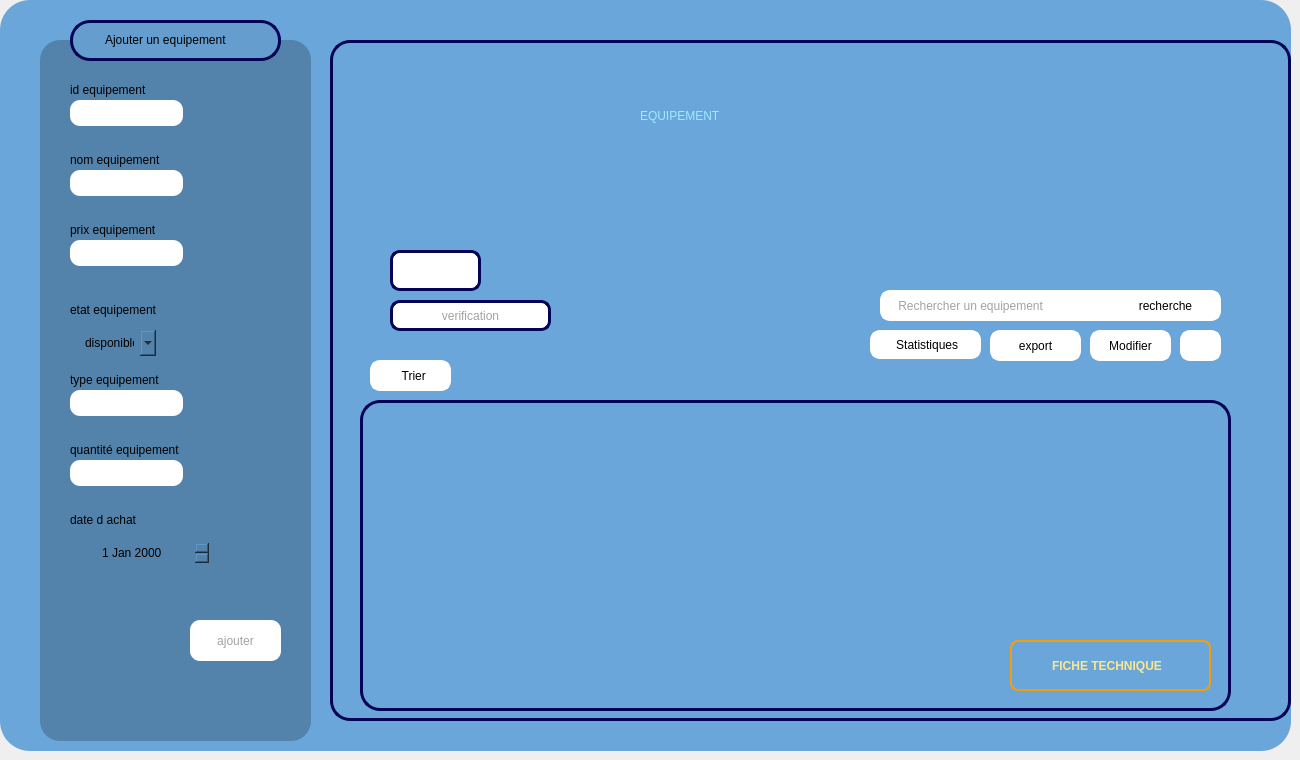
    <widget class="QWidget" name="page_equipement">
     <widget class="QWidget" name="Formateur_8" native="true">
      <property name="geometry">
       <rect>
        <x>0</x>
        <y>0</y>
        <width>1291</width>
        <height>751</height>
       </rect>
      </property>
      <property name="maximumSize">
       <size>
        <width>2000</width>
        <height>2000</height>
       </size>
      </property>
      <property name="baseSize">
       <size>
        <width>1000</width>
        <height>1000</height>
       </size>
      </property>
      <property name="mouseTracking">
       <bool>false</bool>
      </property>
      <property name="tabletTracking">
       <bool>false</bool>
      </property>
      <property name="autoFillBackground">
       <bool>false</bool>
      </property>
      <property name="styleSheet">
       <string notr="true">background-color: rgb(106, 166, 218);

border-radius:30px;</string>
      </property>
      <widget class="QFrame" name="frame_20">
       <property name="geometry">
        <rect>
         <x>40</x>
         <y>40</y>
         <width>271</width>
         <height>701</height>
        </rect>
       </property>
       <property name="styleSheet">
        <string notr="true">background-color: rgb(58, 196, 255);
background-color: rgb(83, 130, 171);
border-radius:20px;

</string>
       </property>
       <property name="frameShape">
        <enum>QFrame::Shape::StyledPanel</enum>
       </property>
       <property name="frameShadow">
        <enum>QFrame::Shadow::Raised</enum>
       </property>
       <widget class="QLineEdit" name="idEquipement">
        <property name="geometry">
         <rect>
          <x>30</x>
          <y>60</y>
          <width>113</width>
          <height>26</height>
         </rect>
        </property>
        <property name="styleSheet">
         <string notr="true">background-color: rgb(255, 255, 255);
color: rgb(0, 0, 0);
border-radius:10px;
</string>
        </property>
        <property name="maxLength">
         <number>8</number>
        </property>
       </widget>
       <widget class="QLabel" name="label_prenom_11">
        <property name="geometry">
         <rect>
          <x>30</x>
          <y>180</y>
          <width>181</width>
          <height>20</height>
         </rect>
        </property>
        <property name="text">
         <string>prix equipement</string>
        </property>
       </widget>
       <widget class="QLineEdit" name="nomEquipement">
        <property name="geometry">
         <rect>
          <x>30</x>
          <y>130</y>
          <width>113</width>
          <height>26</height>
         </rect>
        </property>
        <property name="styleSheet">
         <string notr="true">background-color: rgb(255, 255, 255);
border-radius:10px;</string>
        </property>
        <property name="maxLength">
         <number>20</number>
        </property>
       </widget>
       <widget class="QLineEdit" name="prixEquipement">
        <property name="geometry">
         <rect>
          <x>30</x>
          <y>200</y>
          <width>113</width>
          <height>26</height>
         </rect>
        </property>
        <property name="styleSheet">
         <string notr="true">background-color: rgb(255, 255, 255);
border-radius:10px;</string>
        </property>
       </widget>
       <widget class="QPushButton" name="ajouterEquipement">
        <property name="geometry">
         <rect>
          <x>150</x>
          <y>580</y>
          <width>91</width>
          <height>41</height>
         </rect>
        </property>
        <property name="styleSheet">
         <string notr="true">QPushButton{
background-color: rgb(255, 255, 255);
color: rgb(162, 162, 162);
border-radius:10px;
}
QPushButton:hover{
	background-color: rgb(162, 162, 162);
	color: rgb(255, 255, 255);
}



</string>
        </property>
        <property name="text">
         <string>ajouter</string>
        </property>
       </widget>
       <widget class="QLabel" name="label_cin_12">
        <property name="geometry">
         <rect>
          <x>30</x>
          <y>40</y>
          <width>161</width>
          <height>20</height>
         </rect>
        </property>
        <property name="text">
         <string>id equipement</string>
        </property>
       </widget>
       <widget class="QLabel" name="label_cin_13">
        <property name="geometry">
         <rect>
          <x>30</x>
          <y>110</y>
          <width>201</width>
          <height>20</height>
         </rect>
        </property>
        <property name="text">
         <string>nom equipement</string>
        </property>
       </widget>
       <widget class="QLabel" name="label_prenom_14">
        <property name="geometry">
         <rect>
          <x>30</x>
          <y>260</y>
          <width>181</width>
          <height>20</height>
         </rect>
        </property>
        <property name="text">
         <string>etat equipement</string>
        </property>
       </widget>
       <widget class="QLineEdit" name="typeEquipemrnt">
        <property name="geometry">
         <rect>
          <x>30</x>
          <y>350</y>
          <width>113</width>
          <height>26</height>
         </rect>
        </property>
        <property name="styleSheet">
         <string notr="true">background-color: rgb(255, 255, 255);
border-radius:10px;</string>
        </property>
       </widget>
       <widget class="QLabel" name="label_prenom_15">
        <property name="geometry">
         <rect>
          <x>30</x>
          <y>330</y>
          <width>181</width>
          <height>20</height>
         </rect>
        </property>
        <property name="text">
         <string>type equipement</string>
        </property>
       </widget>
       <widget class="QLineEdit" name="quantiteEquipement">
        <property name="geometry">
         <rect>
          <x>30</x>
          <y>420</y>
          <width>113</width>
          <height>26</height>
         </rect>
        </property>
        <property name="styleSheet">
         <string notr="true">background-color: rgb(255, 255, 255);
border-radius:10px;</string>
        </property>
       </widget>
       <widget class="QLabel" name="label_prenom_16">
        <property name="geometry">
         <rect>
          <x>30</x>
          <y>400</y>
          <width>181</width>
          <height>20</height>
         </rect>
        </property>
        <property name="text">
         <string>quantité equipement</string>
        </property>
       </widget>
       <widget class="QComboBox" name="etatEquipement">
        <property name="geometry">
         <rect>
          <x>40</x>
          <y>290</y>
          <width>76</width>
          <height>26</height>
         </rect>
        </property>
        <item>
         <property name="text">
          <string>disponible</string>
         </property>
        </item>
        <item>
         <property name="text">
          <string>en panne</string>
         </property>
        </item>
        <item>
         <property name="text">
          <string>reservé</string>
         </property>
        </item>
       </widget>
       <widget class="QLabel" name="labelprenom18">
        <property name="geometry">
         <rect>
          <x>30</x>
          <y>470</y>
          <width>181</width>
          <height>20</height>
         </rect>
        </property>
        <property name="text">
         <string>date d achat</string>
        </property>
       </widget>
       <widget class="QDateEdit" name="datEquipement">
        <property name="geometry">
         <rect>
          <x>60</x>
          <y>500</y>
          <width>110</width>
          <height>26</height>
         </rect>
        </property>
       </widget>
      </widget>
      <widget class="QFrame" name="frame_21">
       <property name="geometry">
        <rect>
         <x>70</x>
         <y>20</y>
         <width>211</width>
         <height>41</height>
        </rect>
       </property>
       <property name="styleSheet">
        <string notr="true">background-color: rgb(100, 157, 206);
border: 3px solid #040457;
border-radius:20px;</string>
       </property>
       <property name="frameShape">
        <enum>QFrame::Shape::StyledPanel</enum>
       </property>
       <property name="frameShadow">
        <enum>QFrame::Shadow::Raised</enum>
       </property>
       <widget class="QLabel" name="label_embauhe_15">
        <property name="geometry">
         <rect>
          <x>30</x>
          <y>10</y>
          <width>161</width>
          <height>20</height>
         </rect>
        </property>
        <property name="styleSheet">
         <string notr="true">background-color: rgb(100, 157, 206);
border: 2px solid #649dce;
</string>
        </property>
        <property name="text">
         <string>Ajouter un equipement</string>
        </property>
       </widget>
      </widget>
      <widget class="QFrame" name="frame_22">
       <property name="geometry">
        <rect>
         <x>330</x>
         <y>40</y>
         <width>961</width>
         <height>681</height>
        </rect>
       </property>
       <property name="styleSheet">
        <string notr="true">border: 3px solid #040457;
border-radius:20px;
</string>
       </property>
       <property name="frameShape">
        <enum>QFrame::Shape::StyledPanel</enum>
       </property>
       <property name="frameShadow">
        <enum>QFrame::Shadow::Raised</enum>
       </property>
       <widget class="QLineEdit" name="RechercheEquipement">
        <property name="geometry">
         <rect>
          <x>550</x>
          <y>250</y>
          <width>341</width>
          <height>31</height>
         </rect>
        </property>
        <property name="styleSheet">
         <string notr="true">background-color: rgb(255, 255, 255);
border-radius:10px;
border: 3px solid #ffffff;
color: rgb(162, 162, 162);</string>
        </property>
        <property name="text">
         <string>    Rechercher un equipement</string>
        </property>
       </widget>
       <widget class="QPushButton" name="ModifierEquipement">
        <property name="geometry">
         <rect>
          <x>760</x>
          <y>290</y>
          <width>81</width>
          <height>31</height>
         </rect>
        </property>
        <property name="styleSheet">
         <string notr="true">QPushButton{
color: rgb(0, 0, 0);
background-color: rgb(255, 255, 255);
border-radius:10px;
border: 3px solid #ffffff;
}
QPushButton:hover{
	background-color: rgb(220, 220, 220);
	color: rgb(90, 90, 90);

	border-radius:10px;
}
</string>
        </property>
        <property name="text">
         <string>Modifier</string>
        </property>
       </widget>
       <widget class="QPushButton" name="SupprimerEquipement">
        <property name="geometry">
         <rect>
          <x>850</x>
          <y>290</y>
          <width>41</width>
          <height>31</height>
         </rect>
        </property>
        <property name="styleSheet">
         <string notr="true">QPushButton{
background-color: rgb(255, 255, 255);
border-radius:10px;
border: 3px solid #ffffff;
}
QPushButton:hover{
	background-color: rgb(220, 220, 220);
	color: rgb(90, 90, 90);

	border-radius:10px;
}
</string>
        </property>
        <property name="text">
         <string/>
        </property>
        <property name="icon">
         <iconset resource="image.qrc">
          <normaloff>:/img/poubelle.png</normaloff>:/img/poubelle.png</iconset>
        </property>
       </widget>
       <widget class="QPushButton" name="pushButton_23">
        <property name="geometry">
         <rect>
          <x>40</x>
          <y>320</y>
          <width>81</width>
          <height>31</height>
         </rect>
        </property>
        <property name="styleSheet">
         <string notr="true">QPushButton{
	color: rgb(0, 0, 0);
background-color: rgb(255, 255, 255);
border-radius:10px;
border: 3px solid #ffffff;
}
QPushButton:hover{
	background-color: rgb(220, 220, 220);
	color: rgb(90, 90, 90);

	border-radius:10px;
}
</string>
        </property>
        <property name="text">
         <string>  Trier</string>
        </property>
        <property name="icon">
         <iconset resource="image.qrc">
          <normaloff>:/img/trie.png</normaloff>:/img/trie.png</iconset>
        </property>
        <property name="autoRepeatInterval">
         <number>97</number>
        </property>
       </widget>
       <widget class="QPushButton" name="pushButton_24">
        <property name="geometry">
         <rect>
          <x>850</x>
          <y>630</y>
          <width>41</width>
          <height>31</height>
         </rect>
        </property>
        <property name="styleSheet">
         <string notr="true">QPushButton{
background-color: rgb(255, 255, 255);
border-radius:10px;
border: 3px solid #ffffff;
}
QPushButton:hover{
	background-color: rgb(220, 220, 220);
	color: rgb(90, 90, 90);

	border-radius:10px;
}
</string>
        </property>
        <property name="text">
         <string/>
        </property>
        <property name="icon">
         <iconset resource="image.qrc">
          <normaloff>:/img/download.png</normaloff>:/img/download.png</iconset>
        </property>
       </widget>
       <widget class="QPushButton" name="pushButton_stat_7">
        <property name="geometry">
         <rect>
          <x>660</x>
          <y>290</y>
          <width>91</width>
          <height>31</height>
         </rect>
        </property>
        <property name="styleSheet">
         <string notr="true">QPushButton{
color: rgb(0, 0, 0);
background-color: rgb(255, 255, 255);
border-radius:10px;
border: 3px solid #ffffff;
}
QPushButton:hover{
	background-color: rgb(220, 220, 220);
	color: rgb(90, 90, 90);
	border-radius:10px;
}
</string>
        </property>
        <property name="text">
         <string>export</string>
        </property>
        <property name="icon">
         <iconset resource="image.qrc">
          <normaloff>:/img/money.png</normaloff>:/img/money.png</iconset>
        </property>
       </widget>
       <widget class="QLabel" name="label_6">
        <property name="geometry">
         <rect>
          <x>310</x>
          <y>50</y>
          <width>331</width>
          <height>51</height>
         </rect>
        </property>
        <property name="styleSheet">
         <string notr="true">background-color: rgb(106, 166, 218);
color: rgb(83, 130, 171);
color: rgb(157, 235, 255);
border: none;
font: 30pt &quot;Rockwell&quot;;</string>
        </property>
        <property name="text">
         <string>EQUIPEMENT</string>
        </property>
       </widget>
       <widget class="QPushButton" name="pushButton_stat_8">
        <property name="geometry">
         <rect>
          <x>540</x>
          <y>290</y>
          <width>111</width>
          <height>29</height>
         </rect>
        </property>
        <property name="styleSheet">
         <string notr="true">QPushButton{
color: rgb(0, 0, 0);
background-color: rgb(255, 255, 255);
border-radius:10px;
border: 3px solid #ffffff;
}
QPushButton:hover{
	background-color: rgb(220, 220, 220);
	color: rgb(90, 90, 90);

	border-radius:10px;
}
</string>
        </property>
        <property name="text">
         <string> Statistiques</string>
        </property>
        <property name="icon">
         <iconset resource="image.qrc">
          <normaloff>:/img/stat.png</normaloff>:/img/stat.png</iconset>
        </property>
       </widget>
       <widget class="QTableView" name="tableEquipement">
        <property name="geometry">
         <rect>
          <x>30</x>
          <y>360</y>
          <width>871</width>
          <height>311</height>
         </rect>
        </property>
       </widget>
       <widget class="QPushButton" name="rechercherEquipement">
        <property name="geometry">
         <rect>
          <x>790</x>
          <y>250</y>
          <width>91</width>
          <height>31</height>
         </rect>
        </property>
        <property name="styleSheet">
         <string notr="true">QPushButton{
background-color: rgb(255, 255, 255);
border-radius:10px;
border: 3px solid #ffffff;
color:black;
}
QPushButton:hover{
	background-color: rgb(220, 220, 220);
	color: rgb(90, 90, 90);

	border-radius:10px;
}
</string>
        </property>
        <property name="text">
         <string>recherche</string>
        </property>
        <property name="icon">
         <iconset resource="image.qrc">
          <normaloff>:/img/glass.png</normaloff>:/img/glass.png</iconset>
        </property>
        <property name="iconSize">
         <size>
          <width>20</width>
          <height>20</height>
         </size>
        </property>
       </widget>
       <widget class="QPushButton" name="ficheTechnique">
        <property name="geometry">
         <rect>
          <x>680</x>
          <y>600</y>
          <width>201</width>
          <height>51</height>
         </rect>
        </property>
        <property name="styleSheet">
         <string notr="true">QPushButton {
    background: qlineargradient(x1:0, y1:0, x2:0, y2:1,
                                stop:0 #1E3A8A, 
                                stop:1 #1E40AF);
    color: #FDE68A;
    border: 2px solid #F59E0B;
    border-radius: 8px;
    padding: 8px 15px 8px 8px;
    font-weight: bold;
    spacing: 5px;
}

QPushButton:hover {
    background: qlineargradient(x1:0, y1:0, x2:0, y2:1,
                                stop:0 #F59E0B, 
                                stop:1 #FBBF24);
    color: #1E3A8A;
    border: 2px solid #1E40AF;
}

QPushButton:pressed {
    background: qlineargradient(x1:0, y1:0, x2:0, y2:1,
                                stop:0 #D97706, 
                                stop:1 #F59E0B);
    color: #1E3A8A;
}</string>
        </property>
        <property name="text">
         <string>FICHE TECHNIQUE</string>
        </property>
       </widget>
       <widget class="QLineEdit" name="verifBuzzer">
        <property name="geometry">
         <rect>
          <x>60</x>
          <y>210</y>
          <width>91</width>
          <height>41</height>
         </rect>
        </property>
        <property name="styleSheet">
         <string notr="true">background-color: rgb(255, 255, 255);
border-radius:10px;</string>
        </property>
       </widget>
       <widget class="QPushButton" name="pushbutton_verifBuzzer">
        <property name="geometry">
         <rect>
          <x>60</x>
          <y>260</y>
          <width>161</width>
          <height>31</height>
         </rect>
        </property>
        <property name="styleSheet">
         <string notr="true">QPushButton{
background-color: rgb(255, 255, 255);
color: rgb(162, 162, 162);
border-radius:10px;
}
QPushButton:hover{
	background-color: rgb(162, 162, 162);
	color: rgb(255, 255, 255);
}</string>
        </property>
        <property name="text">
         <string>verification</string>
        </property>
       </widget>
      </widget>
     </widget>
    </widget>
